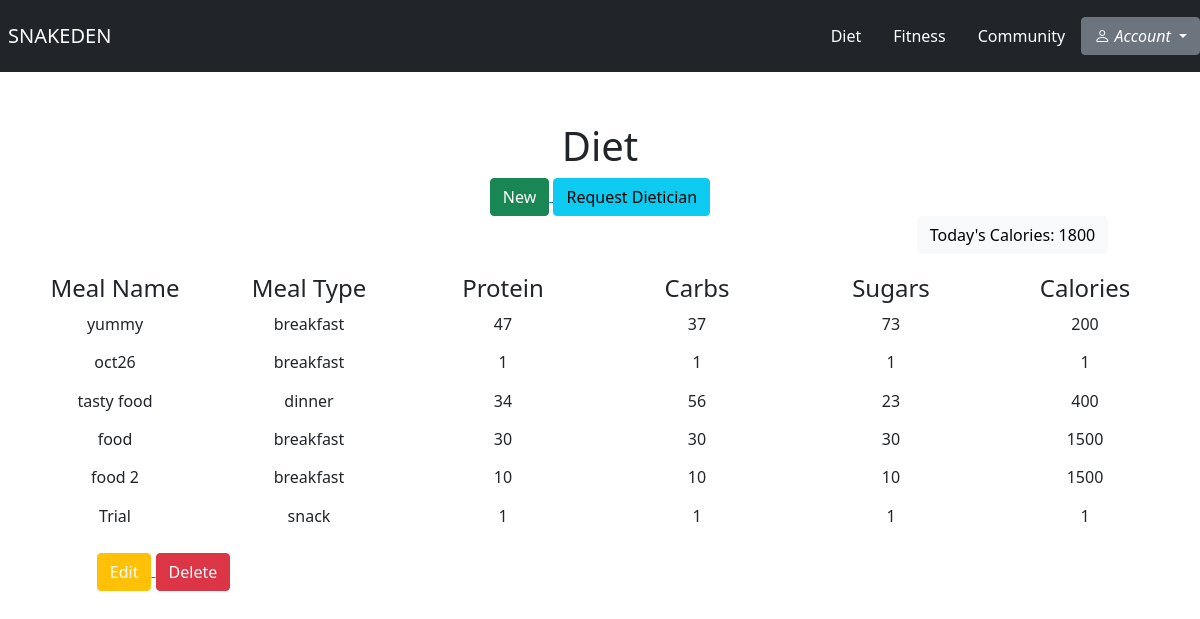
/diet/, run on an earlier commit of the app's database.
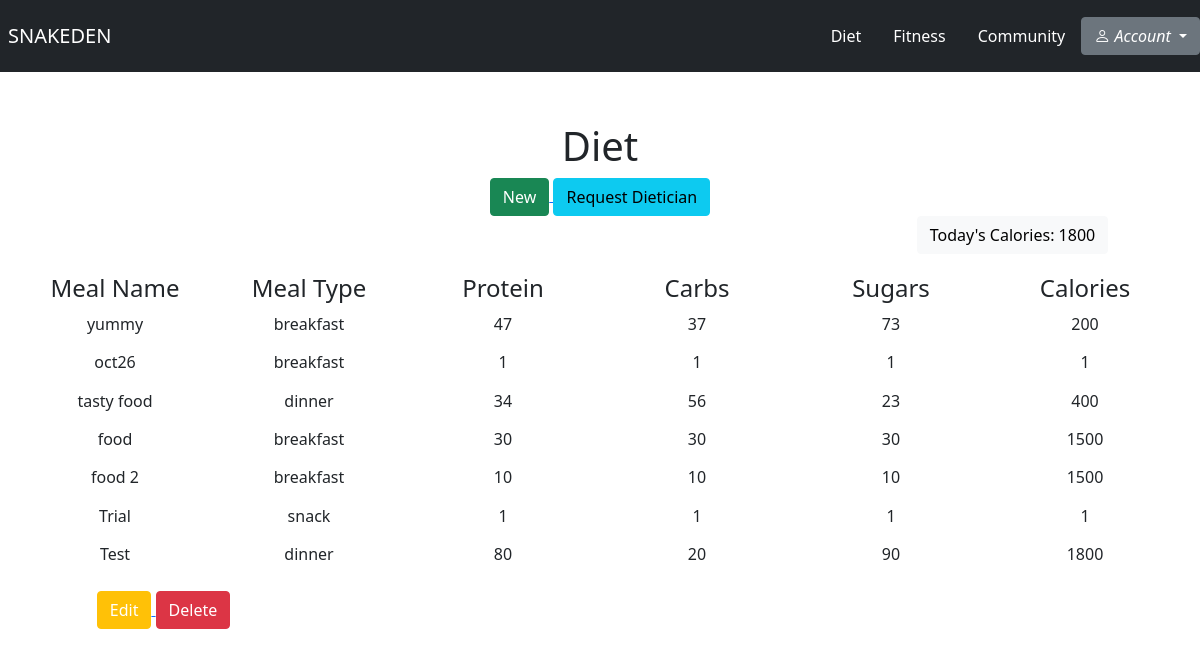
And on a later commit of the database.
### diet/models.py (models this page shows)
class Meal(models.Model):
    MEAL_TYPES = [
        ('breakfast', 'Breakfast'),
        ('lunch', 'Lunch'),
        ('dinner', 'Dinner'),
        ('snack', 'Snack'),
    ]
    meal_name = models.CharField(max_length=100)
    meal_type = models.CharField(max_length=50, choices=MEAL_TYPES)
    calories = models.IntegerField()
    carbs = models.IntegerField()
    sugars = models.IntegerField()
    protein = models.IntegerField()
    user = models.ForeignKey(User, on_delete=models.CASCADE)

### diet/views.py (the view)
# urls.py: path('', views.diet_home, name="diet_home"),
def diet_home(request):
    obj = Meal.objects.all()
    return render(request, 'diet/diet_home.html', {'obj': obj})

### diet/templates/diet/diet_home.html (shortened to what this page needs)
{% extends 'base.html' %}
{% block body %}
    <h1 style="text-align: center; margin-top: 50px">Diet</h1>
    <div class="container p-0">
        <div class="row pb-1">
            <div class="col-md-12 text-center h6">
                <a href="{% url 'meal_form' %}">
                    <button class="btn btn-success" type="submit" style="margin-left: 0">New</button>
                </a>
                <a href="{% url 'request_dietician' %}">
                    <button class="btn btn-info" type="submit">Request Dietician</button>
                </a>
                <h6 class="btn btn-light" style="margin-left: 825px">Today's Calories: 1800</h6>
            </div>
        </div>
        <div class="row pb-1">
            <div class="col-md-2 text-center h4">
                Meal Name
            </div>
            <div class="col-md-2 text-center h4">
                Meal Type
            </div>
            <div class="col-md-2 text-center h4">
                Protein
            </div>
            <div class="col-md-2 text-center h4">
                Carbs
            </div>
            <div class="col-md-2 text-center h4">
                Sugars
            </div>
            <div class="col-md-2 text-center h4">
                Calories
            </div>
        </div>
        <div class="row pb-1">
            <div class="col-md-2 text-center h6">
                {% for item in obj %}
                    <tr>{{ item.meal_name }}</tr>
                {% endfor %}
            </div>
            <div class="col-md-2 text-center h6">
                {% for item in obj %}
                    <tr>{{ item.meal_type }}</tr>
                {% endfor %}
            </div>
            <div class="col-md-2 text-center h6">
                {% for item in obj %}
                    <tr>{{ item.carbs }}</tr>
                {% endfor %}
            </div>
            <div class="col-md-2 text-center h6">
                {% for item in obj %}
                    <tr>{{ item.sugars }}</tr>
                {% endfor %}
            </div>
            <div class="col-md-2 text-center h6">
                {% for item in obj %}
                    <tr>{{ item.protein }}</tr>
                {% endfor %}
            </div>
            <div class="col-md-2 text-center h6">
                {% for item in obj %}
                    <tr>{{ item.calories }}</tr>
                {% endfor %}
            </div>
            <div class="col-md-3 text-center h6">
                <a href="{% url 'edit_meal' %}">
                <button class="btn btn-warning" style="color: white" type="submit">Edit</button>
                </a>
                <a href="{% url 'delete_meal' %}">
                   <button class="btn btn-danger" type="submit">Delete</button>
                </a>
            </div>
        </div>
    </div>
{% endblock %}

What changed in the data, as far as the page shows it:
added Meal: meal_name "Test", meal_type "dinner", carbs "80", sugars "20", protein "90", calories "1800"
